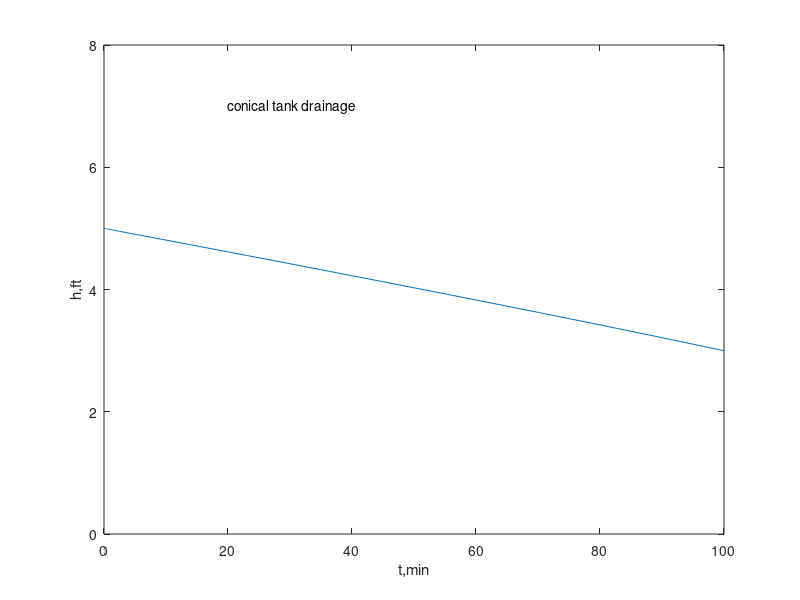

The MATLAB source for this figure:
function [] = conical_tank_drainage ()

clc
clear

% initial conditions

initialheight = [5]; % ft
trange = [0 100]; % min

% call runge kutta algorithm [ode45]

[t,h] =ode45(@diffeq,trange,initialheight);

% create output table

table1 = [h,t]

% create output figure

figure (1)
plot(t,h)

xlabel('t,min')
ylim([0 8])
ylabel('h,ft')
text (20,7,'{conical tank drainage}')


V = (9/75)*3.1416*h.^3; % ft3
Vf = 0.25*(9/75)*3.1416*5^3
table2 = [V,t]

end

function dhdt = diffeq (t,h)

% constants


% differential eqns
dhdt = zeros(1,1);

dhdt(1) = -0.02*25*(2+h^2)/(9*3.1416*h^2);

end






